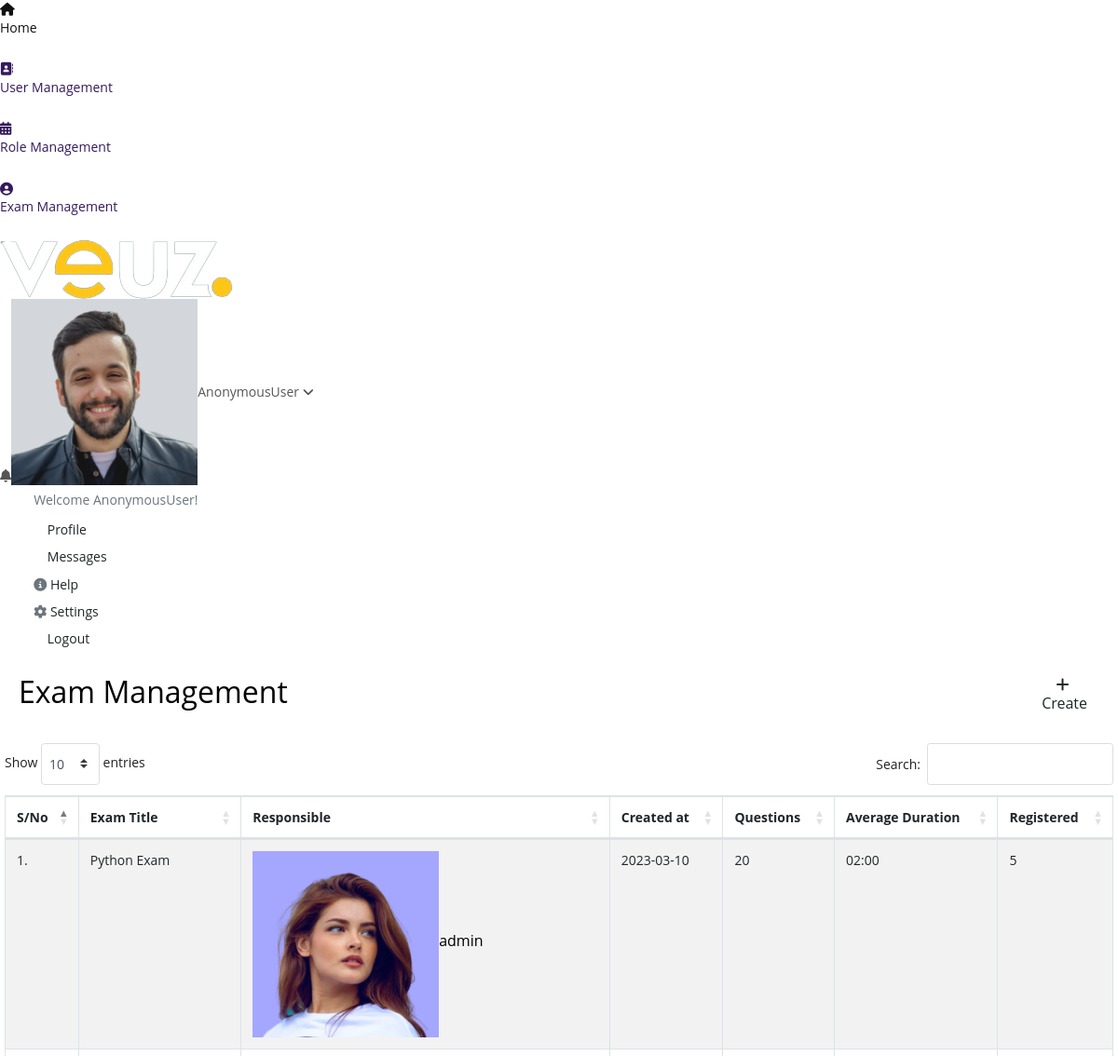
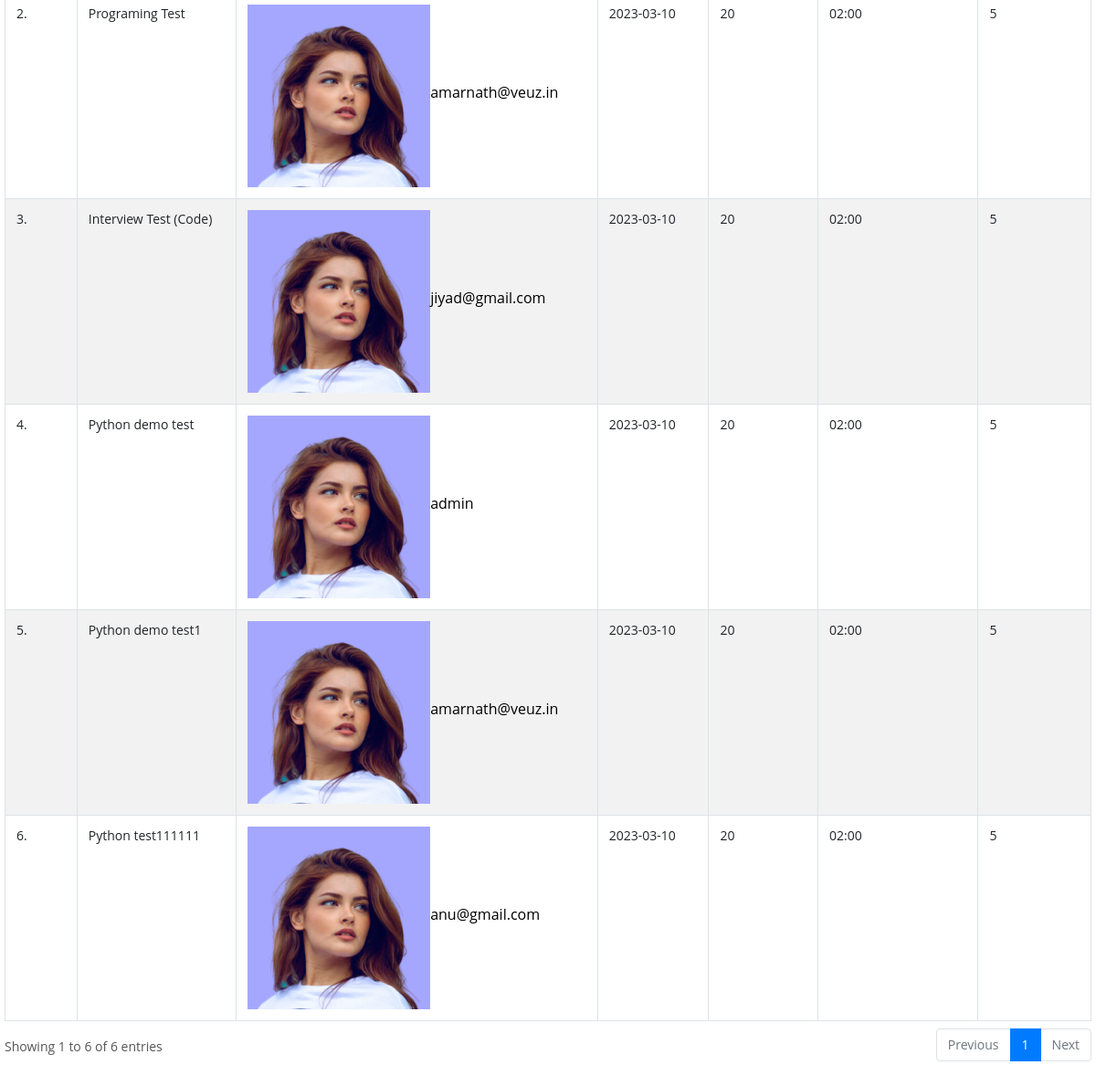
Page /exam on the committed database (2 pictures, top to bottom).
### app/models.py (models this page shows, shortened)
class common_table(models.Model):
    created_by = models.ForeignKey(User, related_name="%(app_label)s_%(class)s_ownership",on_delete=models.CASCADE,null=True)
    created_dt = models.DateField(auto_now=True)
    updated_by =  models.ForeignKey(User, related_name="%(app_label)s_%(class)s_ownership1",on_delete=models.CASCADE,null=True)
    updated_dt = models.DateField(null=True)
    created_tm = models.TimeField(auto_now=True)
    updated_tm = models.TimeField(null=True)
    status = models.CharField(max_length=10, null=True)
    class Meta:
        abstract = True

class Main_Exam_Master(common_table):
    Exam_title = models.CharField(max_length=50,null=True)
    responsible_person = models.ForeignKey(User,related_name='Main_Exam_Master_auth_id',on_delete=models.CASCADE,null=True)
    background_image = models.FileField(upload_to='exam_background',null=True)
    start_message = models.TextField()
    end_message = models.TextField()
    layout = models.CharField(max_length=25,choices=layout_choice,null=True)
    progression_mode = models.CharField(max_length=25,choices=progression_choices,null=True)
    Exam_time_limit = models.TimeField(null=True)
    selection_mode = models.CharField(max_length=25,choices=selection_choices,null=True)
    scoring_mode = models.CharField(max_length=25,choices=scoring_choices,null=True)
    access_mode = models.CharField(max_length=25,choices=access_choices,null=True)
    Login_required = models.BooleanField(null=True)
    attempt_limit = models.IntegerField(null=True)
    Success_per = models.IntegerField(null=True)
    slug = models.SlugField(max_length=50, unique=True)
    back_button = models.BooleanField(default=False)

### app/views.py (the view)
# urls.py: path('exam',views.exam,name='exam'),
def exam(request):
    exam_details = Main_Exam_Master.objects.all()
    context = {
        'exam_details' : exam_details
    }
    return render(request,'exam.html',context)

### app/templates/exam.html (shortened to what this page needs)
{% extends 'base.html' %}
{% load static %}
{% block content %}
<div class="content">
    <div class="container-fluid margin-class-this">
        <div class="row">
            <div class="col-md-12 px-0">
                <div class="card card-shadow">
                    <div class="card-body body-change card-border">
                        <div class="d-flex align-items-center justify-content-between">
                            <h2 class="main-heading-txt">Exam Management</h2>
                           <a href="exam-create"> <button type="button" class="btn btn-pink waves-effect waves-light w-md m-b-5"><i class="fa fa-plus mr-1"></i>Create</button></a>
                        </div>
                        <div class="row mt-4">
                            <div class="col-md-12 col-sm-12 col-12 px-0">
                                <table id="datatable" class="table table-striped dt-responsive table-bordered nowrap table-padd" style="border-collapse: collapse; border-spacing: 0; width: 100%;">
                                    <thead class="border-class">
                                        <tr class="heading-text">
                                            <th>S/No</th>
                                            <th>Exam Title</th>
                                            <th>Responsible</th>
                                            <th>Created at</th>
                                            <th>Questions</th>
                                            <th>Average Duration</th>
                                            <th>Registered</th>
                                        </tr>
                                    </thead>
                                    <tbody class="body-textcls vertcle-center">
                                        {% for i in exam_details %}
                                        <tr>
                                            <td>{{forloop.counter}}.</td>
                                            <td>{{i.Exam_title}}</td>
                                            <td>
                                                <div class="created-user d-flex align-items-center">
                                                    <img src="./static/admin/img/users/avatar-5.jpg" alt="">
                                                    <h6>{{i.responsible_person}}</h6>
                                                </div>
                                            </td>
                                            <td>{{i.created_dt|safe}}</td>
                                            <td>20</td>
                                            <td>02:00</td>
                                            <td>5</td>
                                        </tr>
                                        {% endfor %}
                                    </tbody>
                                </table>
                            </div>
                        </div>
                    </div>
                </div>
            </div>
          </div>
    </div>
</div>
{% endblock %}

### app/static/exam_page/css/style.css (style rules this page uses)
html * { -webkit-font-smoothing: antialiased; -moz-osx-font-smoothing: grayscale }
body { background: #fff; font-size: 14px; font-size: 0.875rem; line-height: 1.4; font-family: 'Open Sans', sans-serif !important; color: #555; }
h1, h2, h3, h4, h5, h6 { color: #000 }
a { color: #351A5C; text-decoration: none; -moz-transition: all 0.3s ease-in-out; -o-transition: all 0.3s ease-in-out; -webkit-transition: all 0.3s ease-in-out; -ms-transition: all 0.3s ease-in-out; transition: all 0.3s ease-in-out; outline: none }
.card { border-radius: 0; border: 0; margin-bottom: 5px }
.btn { cursor: pointer; align-items: center; display: flex; flex-flow: column; }

### rows in the picture
Main_Exam_Master: Exam_title "Python Exam", responsible_person "admin", created_dt "2023-03-10"
Main_Exam_Master: Exam_title "Programing Test", responsible_person "amarnath@veuz.in", created_dt "2023-03-10"
Main_Exam_Master: Exam_title "Interview Test (Code)", responsible_person "jiyad@gmail.com", created_dt "2023-03-10"
Main_Exam_Master: Exam_title "Python demo test", responsible_person "admin", created_dt "2023-03-10"
Main_Exam_Master: Exam_title "Python demo test1", responsible_person "amarnath@veuz.in", created_dt "2023-03-10"
Main_Exam_Master: Exam_title "Python test111111", responsible_person "anu@gmail.com", created_dt "2023-03-10"

### other values in the picture
{{ request.user }} "AnonymousUser"
